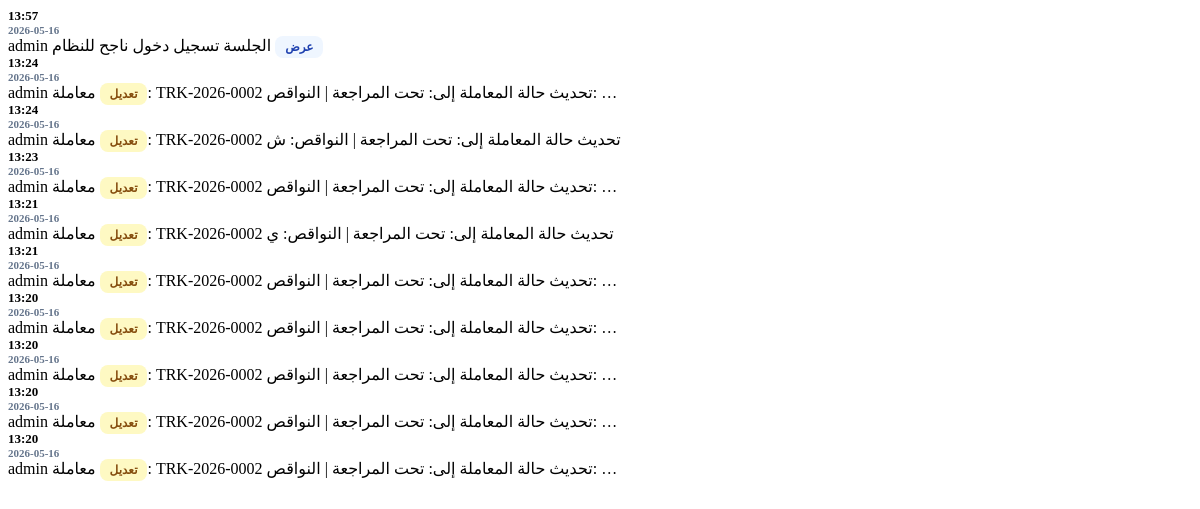
Before: /dashboard/activities-partial/ (signed in) with the older database file.
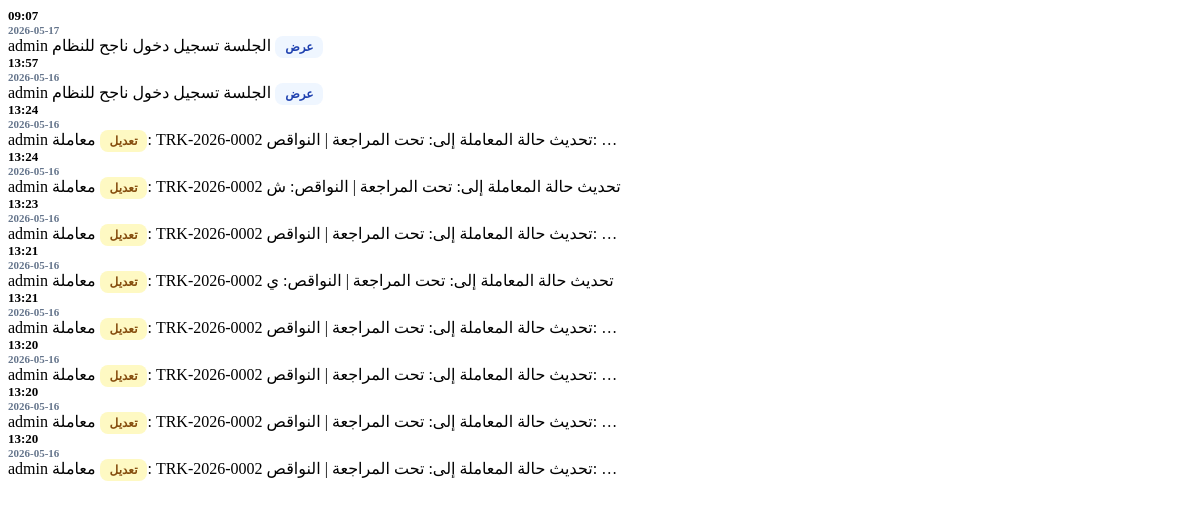
After: the same page with the newer database file.
### eams/models.py (models this page shows, shortened)
class AuditLog(models.Model):
    ACTION_CHOICES = (
        ('upload', 'رفع'),
        ('edit', 'تعديل'),
        ('delete', 'حذف'),
        ('view', 'عرض'),
    )
    user = models.ForeignKey(User, on_delete=models.SET_NULL, null=True, verbose_name="المستخدم")
    action = models.CharField(max_length=20, choices=ACTION_CHOICES, verbose_name="العملية")
    document_title = models.CharField(max_length=255, verbose_name="عنوان الوثيقة")
    timestamp = models.DateTimeField(auto_now_add=True, verbose_name="الوقت")
    details = models.TextField(blank=True, null=True, verbose_name="التفاصيل")

### eams/views.py (the view)
# urls.py: path('dashboard/activities-partial/', views.dashboard_activities_partial, name='dashboard_activities_partial'),
@login_required
def dashboard_activities_partial(request):
    activities = AuditLog.objects.order_by('-timestamp')[:10]
    return render(request, 'eams/partials/activities.html', {'activities': activities})

### templates/eams/partials/activities.html
{% for log in activities %}
<tr style="border-bottom: 1px solid #f1f5f9;">
    <td style="padding: 15px 20px;">
        <div style="font-weight: 900; color: #000; font-size: 13px;">{{ log.timestamp|date:"H:i" }}</div>
        <div style="font-size: 11px; color: #64748b; font-weight: 700;">{{ log.timestamp|date:"Y-m-d" }}</div>
    </td>
    <td style="padding: 15px 20px; font-weight: 800; font-size: 14px; color: #000;">{{ log.user.username }}</td>
    <td style="padding: 15px 20px;">
        {% if log.action == 'upload' %}
        <span style="background: #dcfce7; color: #166534; padding: 4px 10px; border-radius: 8px; font-size: 12px; font-weight: 900;">{{ log.get_action_display }}</span>
        {% elif log.action == 'delete' %}
        <span style="background: #fee2e2; color: #991b1b; padding: 4px 10px; border-radius: 8px; font-size: 12px; font-weight: 900;">{{ log.get_action_display }}</span>
        {% elif log.action == 'edit' %}
        <span style="background: #fef9c3; color: #854d0e; padding: 4px 10px; border-radius: 8px; font-size: 12px; font-weight: 900;">{{ log.get_action_display }}</span>
        {% else %}
        <span style="background: #eff6ff; color: #1e40af; padding: 4px 10px; border-radius: 8px; font-size: 12px; font-weight: 900;">{{ log.get_action_display }}</span>
        {% endif %}
    </td>
    <td style="padding: 15px 20px; font-weight: 700; font-size: 13px;">{{ log.document_title|default:"---" }}</td>
    <td style="padding: 15px 20px; font-size: 12px; color: #64748b; font-weight: 700;">{{ log.details|truncatechars:50 }}</td>
</tr>
{% empty %}
<tr>
    <td colspan="5" style="text-align: center; padding: 30px; color: #64748b; font-weight: 800;">لا يوجد نشاط مسجل</td>
</tr>
{% endfor %}

Changed rows visible on the page:
no longer on this page (row unchanged): AuditLog: timestamp "13:20", timestamp "2026-05-16", user.username "admin", action "تعديل", document_title "معاملة: TRK-2026-0002", details "تحديث حالة المعاملة إلى: تحت المراجعة | النواقص: …"
added AuditLog: timestamp "09:07", timestamp "2026-05-17", user.username "admin", action "عرض", document_title "الجلسة", details "تسجيل دخول ناجح للنظام"
